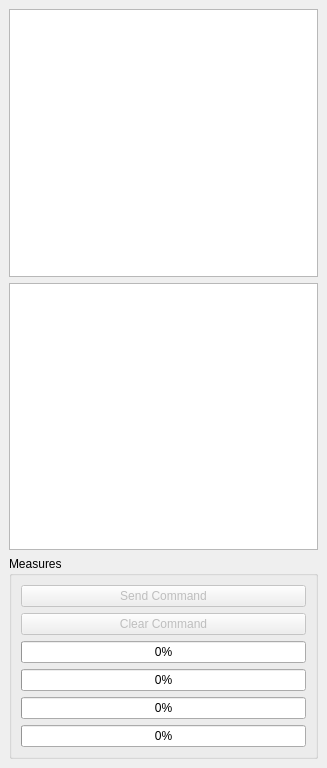
<?xml version="1.0" encoding="UTF-8"?>
<ui version="4.0">
 <class>InspectorWindowInternal</class>
 <widget class="QDockWidget" name="InspectorWindowInternal">
  <property name="geometry">
   <rect>
    <x>0</x>
    <y>0</y>
    <width>327</width>
    <height>768</height>
   </rect>
  </property>
  <property name="windowTitle">
   <string>Inspector</string>
  </property>
  <widget class="QWidget" name="_dockableLayout">
   <layout class="QVBoxLayout" name="verticalLayout_2">
    <item>
     <widget class="QListWidget" name="_robotsList">
      <property name="editTriggers">
       <set>QAbstractItemView::NoEditTriggers</set>
      </property>
      <property name="selectionMode">
       <enum>QAbstractItemView::ExtendedSelection</enum>
      </property>
     </widget>
    </item>
    <item>
     <widget class="QTableView" name="_robotTable">
      <property name="editTriggers">
       <set>QAbstractItemView::NoEditTriggers</set>
      </property>
      <property name="selectionMode">
       <enum>QAbstractItemView::NoSelection</enum>
      </property>
      <attribute name="horizontalHeaderStretchLastSection">
       <bool>true</bool>
      </attribute>
      <attribute name="verticalHeaderVisible">
       <bool>false</bool>
      </attribute>
     </widget>
    </item>
    <item>
     <widget class="QGroupBox" name="_measuresBox">
      <property name="title">
       <string>Measures</string>
      </property>
      <layout class="QVBoxLayout" name="verticalLayout">
       <item>
        <widget class="QPushButton" name="_sendCommandButton">
         <property name="enabled">
          <bool>false</bool>
         </property>
         <property name="text">
          <string>Send Command</string>
         </property>
        </widget>
       </item>
       <item>
        <widget class="QPushButton" name="_clearCommandButton">
         <property name="enabled">
          <bool>false</bool>
         </property>
         <property name="text">
          <string>Clear Command</string>
         </property>
        </widget>
       </item>
       <item>
        <widget class="QProgressBar" name="_wheelBar1">
         <property name="value">
          <number>0</number>
         </property>
        </widget>
       </item>
       <item>
        <widget class="QProgressBar" name="_wheelBar2">
         <property name="value">
          <number>0</number>
         </property>
        </widget>
       </item>
       <item>
        <widget class="QProgressBar" name="_wheelBar3">
         <property name="value">
          <number>0</number>
         </property>
        </widget>
       </item>
       <item>
        <widget class="QProgressBar" name="_wheelBar4">
         <property name="value">
          <number>0</number>
         </property>
        </widget>
       </item>
      </layout>
     </widget>
    </item>
   </layout>
  </widget>
 </widget>
 <resources/>
 <connections/>
</ui>
